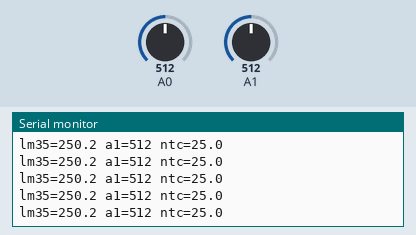
The sketch below on a simulated Arduino Uno, built with avr-gcc and run on an emulated ATmega328P. On the bench: the last lines printed to the serial monitor. The test bench sets the inputs (shaded band); at power-on: A1 = 512, A0 = 512.

Above: at 2.7 s.
2.8 s: A1 set to 105
At 2.85 s:
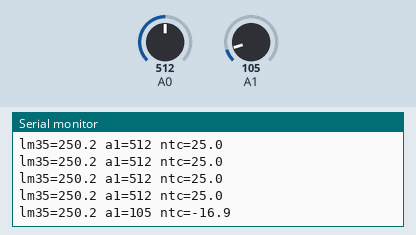
5.8 s: A1 set to 91
At 5.89 s:
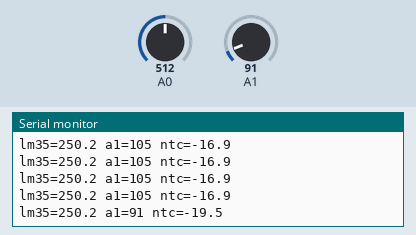
Timing chart, 0 to 8.8 s (numbered marks = the images above; inputs shaded):
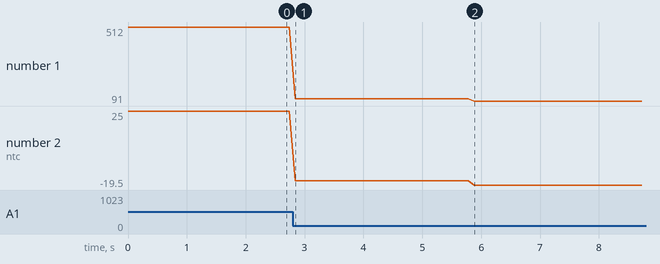

The sketch:

thermo-analog.ino
```cpp
// Test fixture: an LM35 on A0 (10 mV per degC) and a 10k B3950 NTC divider on A1 (beta equation), both read with analogRead.
const float BETA = 3950.0, R0 = 10000.0, T0 = 298.15, RSERIES = 10000.0;
uint16_t readEvery = 100;
void setup() {
  Serial.begin(9600);
  Serial.println("ready");
}
void loop() {
  int a0 = analogRead(A0);
  float lm35 = a0 * 5000.0 / 1023.0 / 10.0;
  int a1 = analogRead(A1);
  float rntc = RSERIES * (1023.0 / a1 - 1.0);       // NTC on the supply side, series resistor to GND
  float tk = 1.0 / (1.0 / T0 + log(rntc / R0) / BETA);
  Serial.print("lm35="); Serial.print(lm35, 1);
  Serial.print(" a1="); Serial.print(a1);
  Serial.print(" ntc="); Serial.println(tk - 273.15, 1);
  delay(readEvery);
}
```

Measured:
- after the input at 2.8 s, the serial monitor: prints a new line at once (image 1)
- after the input at 5.8 s, the serial monitor: prints a new line after 0.09 s (image 2)
- plotted number 1: 512 → 105 after the input at 2.8 s, 105 → 91 after the input at 5.8 s
- plotted number 2: 25 → -16.9 after the input at 2.8 s, -16.9 → -19.5 after the input at 5.8 s
